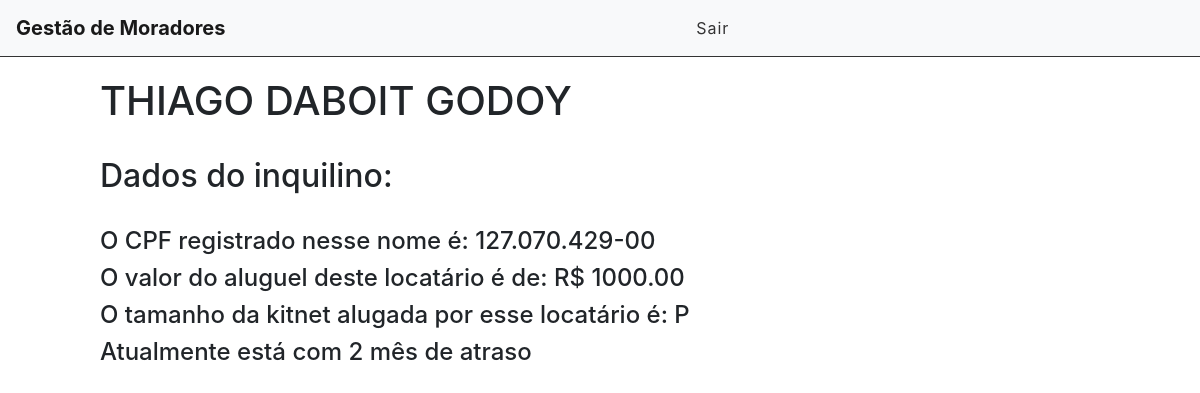
/inquilino/32 (signed in), run on the app's committed database.
### core/models.py (models this page shows, shortened)
class Registro(Model):
    STATUS = (
        ('doing', 'Doing'),
        ('done', 'Done'),
        ('total', 'Total')
    )
    KITNET = (
        ("P", "PEQUENA"),
        ("M", "MEDIA"),
        ("G", "GRANDE")
    )
    nome = models.CharField('Nome', max_length=100)
    cpf = CPFField('CPF')
    aluguel = models.DecimalField('Valor do aluguel', max_digits=12, decimal_places=2)
    tamanho = models.CharField('Tamanho da kitnet', max_length=1, choices=KITNET, blank=False, null=False)
    status = models.BooleanField('Está inadimplente?')
    atraso = models.DecimalField('Quantos meses de inadimplencia?(caso não digite 0)', max_digits=3, decimal_places=0)
    done = models.CharField(max_length=12, choices=STATUS)
    user = models.ForeignKey(get_user_model(), on_delete=models.CASCADE)

### core/views.py (the view)
# urls.py: path('inquilino/<int:id>', views.inquilinoView, name="inquilino-view"),
@login_required
def inquilinoView(request, id):
    inquilino = get_object_or_404(Registro, pk=id)
    return render(request, 'inquilino.html', {'inquilino': inquilino})

### core/templates/inquilino.html (shortened to what this page needs)
{% extends 'index.html' %}
{% block content %}
    <div class="offset-1 col-10 list-div">
        <h1>{{inquilino.nome}}</h1><br>
        <h2>Dados do inquilino: </h2><br>
        <h4>O CPF registrado nesse nome é: {{inquilino.cpf}}</h4>
        <h4>O valor do aluguel deste locatário é de: R$ {{inquilino.aluguel}}</h4>
        <h4>O tamanho da kitnet alugada por esse locatário é: {{inquilino.tamanho}}</h4>
        {% if inquilino.status == True %}
            <h4>Atualmente está com {{inquilino.atraso}} mês de atraso </h4>
        {% else %}
            <h4>O inquilino não possui dívidas</h4>
        {% endif %}
    </div>
{% endblock %}

### core/static/css/styles.css (style rules this page uses)
.list-div { padding: 0; }

### data on the page
Registro: nome "THIAGO DABOIT GODOY", cpf "127.070.429-00", aluguel "1000.00", tamanho "P", atraso "2"
